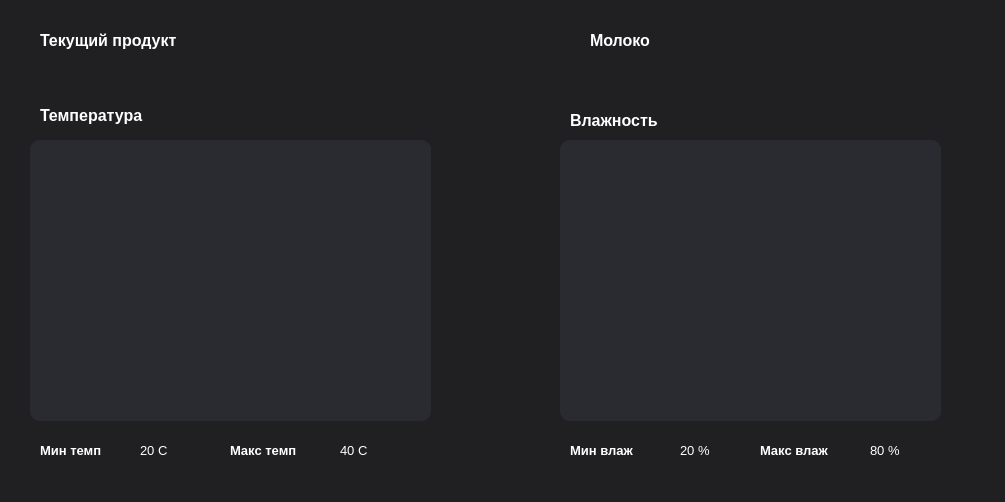
<?xml version="1.0" encoding="UTF-8"?>
<ui version="4.0">
 <class>MainWindow</class>
 <widget class="QMainWindow" name="MainWindow">
  <property name="geometry">
   <rect>
    <x>0</x>
    <y>0</y>
    <width>1005</width>
    <height>502</height>
   </rect>
  </property>
  <property name="windowTitle">
   <string>MainWindow</string>
  </property>
  <property name="autoFillBackground">
   <bool>false</bool>
  </property>
  <widget class="QWidget" name="centralwidget">
   <property name="styleSheet">
    <string notr="true">background-color: #202022;
</string>
   </property>
   <widget class="QGroupBox" name="groupBox">
    <property name="geometry">
     <rect>
      <x>20</x>
      <y>20</y>
      <width>941</width>
      <height>51</height>
     </rect>
    </property>
    <property name="styleSheet">
     <string notr="true">background-color: transparent;
border-radius: 10px;
</string>
    </property>
    <property name="title">
     <string/>
    </property>
    <property name="checkable">
     <bool>false</bool>
    </property>
    <widget class="QLabel" name="product">
     <property name="geometry">
      <rect>
       <x>20</x>
       <y>10</y>
       <width>191</width>
       <height>21</height>
      </rect>
     </property>
     <property name="font">
      <font>
       <pointsize>12</pointsize>
       <bold>true</bold>
      </font>
     </property>
     <property name="styleSheet">
      <string notr="true">color: white;</string>
     </property>
     <property name="text">
      <string>Текущий продукт</string>
     </property>
    </widget>
    <widget class="QLabel" name="product_text">
     <property name="geometry">
      <rect>
       <x>570</x>
       <y>10</y>
       <width>91</width>
       <height>20</height>
      </rect>
     </property>
     <property name="font">
      <font>
       <pointsize>12</pointsize>
       <bold>true</bold>
      </font>
     </property>
     <property name="styleSheet">
      <string notr="true">color: white;</string>
     </property>
     <property name="text">
      <string>Молоко</string>
     </property>
    </widget>
   </widget>
   <widget class="QGroupBox" name="temp_graph_cont">
    <property name="geometry">
     <rect>
      <x>30</x>
      <y>140</y>
      <width>401</width>
      <height>281</height>
     </rect>
    </property>
    <property name="styleSheet">
     <string notr="true">background-color: #2a2b30;
border-radius: 10px;
</string>
    </property>
    <property name="title">
     <string/>
    </property>
    <widget class="PlotWidget" name="temp_graph" native="true">
     <property name="geometry">
      <rect>
       <x>20</x>
       <y>20</y>
       <width>351</width>
       <height>231</height>
      </rect>
     </property>
    </widget>
   </widget>
   <widget class="QLabel" name="temp_text">
    <property name="geometry">
     <rect>
      <x>40</x>
      <y>100</y>
      <width>141</width>
      <height>31</height>
     </rect>
    </property>
    <property name="font">
     <font>
      <pointsize>12</pointsize>
      <bold>true</bold>
     </font>
    </property>
    <property name="styleSheet">
     <string notr="true">color: white;</string>
    </property>
    <property name="text">
     <string>Температура</string>
    </property>
   </widget>
   <widget class="QGroupBox" name="hum_graph_cont">
    <property name="geometry">
     <rect>
      <x>560</x>
      <y>140</y>
      <width>381</width>
      <height>281</height>
     </rect>
    </property>
    <property name="styleSheet">
     <string notr="true">background-color: #2a2b30;
border-radius: 10px;
</string>
    </property>
    <property name="title">
     <string/>
    </property>
    <widget class="PlotWidget" name="temp_graph_2" native="true">
     <property name="geometry">
      <rect>
       <x>20</x>
       <y>20</y>
       <width>351</width>
       <height>231</height>
      </rect>
     </property>
    </widget>
   </widget>
   <widget class="QLabel" name="hum_text">
    <property name="geometry">
     <rect>
      <x>570</x>
      <y>110</y>
      <width>121</width>
      <height>20</height>
     </rect>
    </property>
    <property name="font">
     <font>
      <pointsize>12</pointsize>
      <bold>true</bold>
     </font>
    </property>
    <property name="styleSheet">
     <string notr="true">color: white;</string>
    </property>
    <property name="text">
     <string>Влажность</string>
    </property>
   </widget>
   <widget class="QLabel" name="min_temp_t">
    <property name="geometry">
     <rect>
      <x>40</x>
      <y>440</y>
      <width>91</width>
      <height>20</height>
     </rect>
    </property>
    <property name="font">
     <font>
      <pointsize>10</pointsize>
      <bold>true</bold>
     </font>
    </property>
    <property name="styleSheet">
     <string notr="true">color: white;</string>
    </property>
    <property name="text">
     <string>Мин темп</string>
    </property>
   </widget>
   <widget class="QLabel" name="max_temp_t">
    <property name="geometry">
     <rect>
      <x>230</x>
      <y>440</y>
      <width>101</width>
      <height>20</height>
     </rect>
    </property>
    <property name="font">
     <font>
      <pointsize>10</pointsize>
      <bold>true</bold>
     </font>
    </property>
    <property name="styleSheet">
     <string notr="true">color: white;</string>
    </property>
    <property name="text">
     <string>Макс темп</string>
    </property>
   </widget>
   <widget class="QLabel" name="min_temp_v">
    <property name="geometry">
     <rect>
      <x>140</x>
      <y>440</y>
      <width>63</width>
      <height>20</height>
     </rect>
    </property>
    <property name="font">
     <font>
      <pointsize>10</pointsize>
     </font>
    </property>
    <property name="styleSheet">
     <string notr="true">color: white;</string>
    </property>
    <property name="text">
     <string>20 C</string>
    </property>
   </widget>
   <widget class="QLabel" name="max_temp_v">
    <property name="geometry">
     <rect>
      <x>340</x>
      <y>440</y>
      <width>51</width>
      <height>20</height>
     </rect>
    </property>
    <property name="font">
     <font>
      <pointsize>10</pointsize>
     </font>
    </property>
    <property name="styleSheet">
     <string notr="true">color: white;</string>
    </property>
    <property name="text">
     <string>40 C</string>
    </property>
   </widget>
   <widget class="QLabel" name="max_hum_v">
    <property name="geometry">
     <rect>
      <x>870</x>
      <y>440</y>
      <width>51</width>
      <height>20</height>
     </rect>
    </property>
    <property name="font">
     <font>
      <pointsize>10</pointsize>
     </font>
    </property>
    <property name="styleSheet">
     <string notr="true">color: white;</string>
    </property>
    <property name="text">
     <string>80 %</string>
    </property>
   </widget>
   <widget class="QLabel" name="min_hum_t">
    <property name="geometry">
     <rect>
      <x>570</x>
      <y>440</y>
      <width>101</width>
      <height>20</height>
     </rect>
    </property>
    <property name="font">
     <font>
      <pointsize>10</pointsize>
      <bold>true</bold>
     </font>
    </property>
    <property name="styleSheet">
     <string notr="true">color: white;</string>
    </property>
    <property name="text">
     <string>Мин влаж</string>
    </property>
   </widget>
   <widget class="QLabel" name="max_hum_t">
    <property name="geometry">
     <rect>
      <x>760</x>
      <y>440</y>
      <width>101</width>
      <height>20</height>
     </rect>
    </property>
    <property name="font">
     <font>
      <pointsize>10</pointsize>
      <bold>true</bold>
     </font>
    </property>
    <property name="styleSheet">
     <string notr="true">color: white;</string>
    </property>
    <property name="text">
     <string>Макс влаж</string>
    </property>
   </widget>
   <widget class="QLabel" name="min_hum_v">
    <property name="geometry">
     <rect>
      <x>680</x>
      <y>440</y>
      <width>63</width>
      <height>20</height>
     </rect>
    </property>
    <property name="font">
     <font>
      <pointsize>10</pointsize>
     </font>
    </property>
    <property name="styleSheet">
     <string notr="true">color: white;</string>
    </property>
    <property name="text">
     <string>20 %</string>
    </property>
   </widget>
  </widget>
 </widget>
 <customwidgets>
  <customwidget>
   <class>PlotWidget</class>
   <extends>QWidget</extends>
   <header>pyqtgraph</header>
   <container>1</container>
  </customwidget>
 </customwidgets>
 <resources/>
 <connections/>
</ui>
